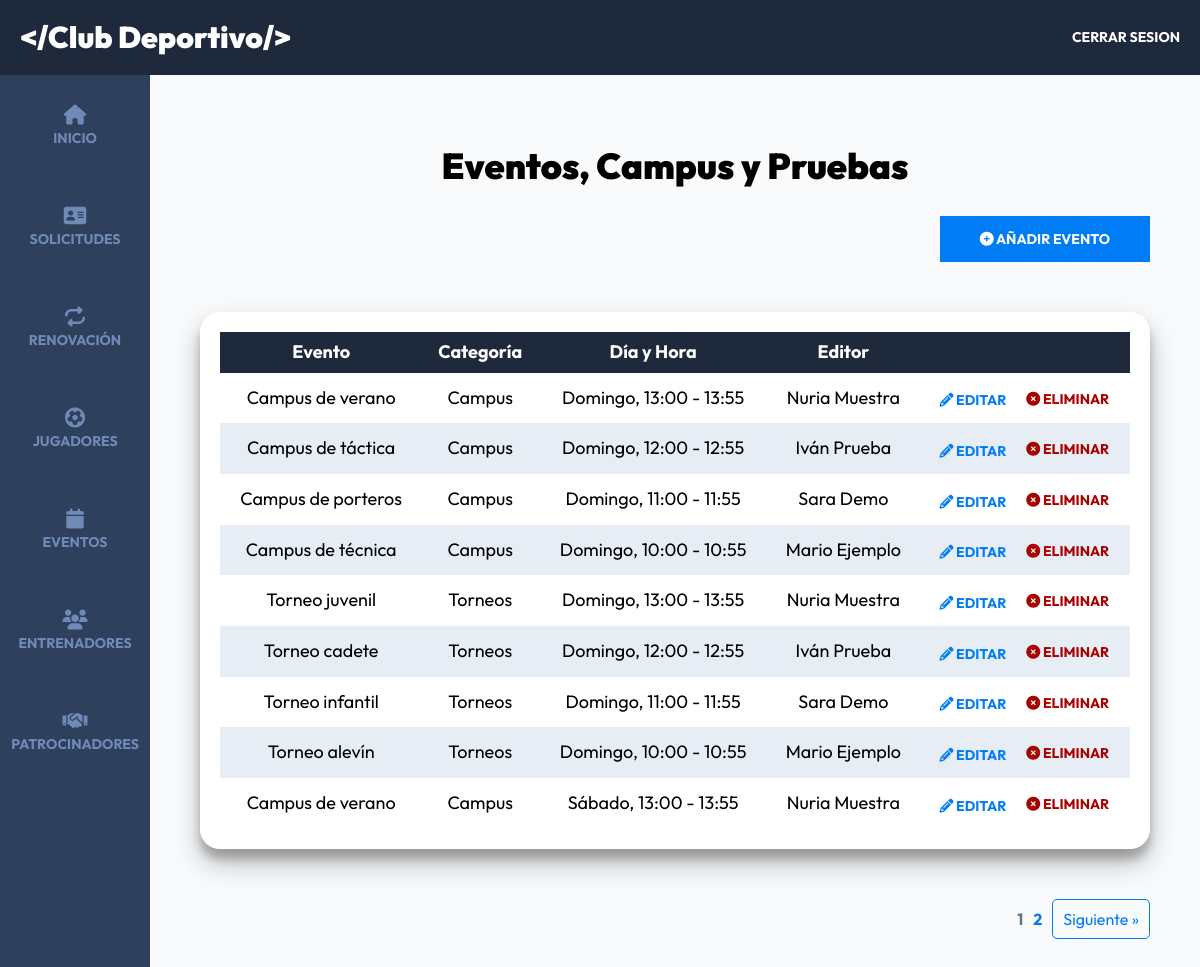
The page /admin/eventos?page=1 (signed in) on the database its author committed.
### tables this page shows
CREATE TABLE eventos(id INT AUTO_INCREMENT PRIMARY KEY,nombre VARCHAR(120),descripcion TEXT,disponibles INT,categoria_id INT,dia_id INT,hora_id INT,entrenador_id INT,imagen VARCHAR(40));

CREATE TABLE categorias(id INT AUTO_INCREMENT PRIMARY KEY,nombre VARCHAR(60));

CREATE TABLE dias(id INT AUTO_INCREMENT PRIMARY KEY,nombre VARCHAR(30));

CREATE TABLE horas(id INT AUTO_INCREMENT PRIMARY KEY,hora VARCHAR(20));

CREATE TABLE entrenadores(id INT AUTO_INCREMENT PRIMARY KEY,nombre VARCHAR(40),apellido VARCHAR(40),carnet_entrenador VARCHAR(20),email VARCHAR(60),telefono VARCHAR(20),imagen VARCHAR(40),redes TEXT);

### controllers/EventosController.php (called while the page is built, shortened)
<?php
class EventosController {
    public static function index(Router $router) {
        $pagina_actual = $_GET['page'];
        $pagina_actual = filter_var($pagina_actual, FILTER_VALIDATE_INT);
        $por_pagina = 9;
        $total = Evento::total();
        $paginacion = new Paginacion($pagina_actual, $por_pagina, $total);
        $eventos = Evento::paginar($por_pagina, $paginacion->offset());
        foreach($eventos as $evento) {
            $evento->categoria = Categoria::find($evento->categoria_id);
            $evento->dia = Dia::find($evento->dia_id);
            $evento->hora = Hora::find($evento->hora_id);
            $evento->entrenador = Entrenador::find($evento->entrenador_id);
        }
        $router->render('admin/eventos/index', [
            'titulo' => 'Eventos, Campus y Pruebas',
            'eventos' => $eventos,
            'paginacion' => $paginacion->paginacion()
        ]);
    }
}

### public/index.php (called while the page is built, shortened)
<?php
$router = new Router();
$router->get('/login', [AuthController::class, 'login']);
$router->post('/login', [AuthController::class, 'login']);
$router->post('/logout', [AuthController::class, 'logout']);
$router->get('/registro', [AuthController::class, 'registro']);
$router->post('/registro', [AuthController::class, 'registro']);
$router->get('/olvide', [AuthController::class, 'olvide']);
$router->post('/olvide', [AuthController::class, 'olvide']);
$router->get('/reestablecer', [AuthController::class, 'reestablecer']);
$router->post('/reestablecer', [AuthController::class, 'reestablecer']);
$router->get('/mensaje', [AuthController::class, 'mensaje']);
$router->get('/confirmar-cuenta', [AuthController::class, 'confirmar']);
$router->get('/admin/dashboard', [DashboardController::class, 'index']);
$router->get('/admin/panel', [AdminController::class, 'index']);
$router->post('/admin/panel/usuarios/aceptar', [AdminController::class, 'aceptarUsuario']);
$router->post('/admin/panel/usuarios/rechazar', [AdminController::class, 'rechazarUsuario']);
$router->get('/admin/panel/editar', [AdminController::class, 'editar']);
$router->post('/admin/panel/editar', [AdminController::class, 'editar']);
$router->get('/admin/renovaciones', [RenovacionController::class, 'index']);
$router->get('/registro/renovaciones', [RenovacionController::class, 'crearSolicitud']);
$router->post('/admin/renovaciones/aceptar', [RenovacionController::class, 'aceptarRenovacion']);
$router->post('/admin/renovaciones/rechazar', [RenovacionController::class, 'rechazarRenovacion']);
$router->get('/admin/registrados/editar', [RegistradosController::class, 'editar']);
$router->post('/admin/registrados/editar', [RegistradosController::class, 'editar']);
$router->get('/admin/registrados', [RegistradosController::class, 'index']);
$router->post('/admin/registrados/aprobar', [RegistradosController::class, 'aprobarUsuario']);
$router->post('/admin/registrados/rechazar', [RegistradosController::class, 'rechazarUsuario']);
$router->get('/admin/entrenadores', [EntrenadoresController::class, 'index']);
$router->get('/admin/entrenadores/crear', [EntrenadoresController::class, 'crear']);
$router->post('/admin/entrenadores/crear', [EntrenadoresController::class, 'crear']);
$router->get('/admin/entrenadores/editar', [EntrenadoresController::class, 'editar']);
$router->post('/admin/entrenadores/editar', [EntrenadoresController::class, 'editar']);
$router->post('/admin/entrenadores/eliminar', [EntrenadoresController::class, 'eliminar']);
$router->get('/admin/eventos', [EventosController::class, 'index']);
$router->get('/admin/eventos/crear', [EventosController::class, 'crear']);
$router->post('/admin/eventos/crear', [EventosController::class, 'crear']);
$router->get('/admin/eventos/editar', [EventosController::class, 'editar']);
$router->post('/admin/eventos/editar', [EventosController::class, 'editar']);
$router->post('/admin/eventos/eliminar', [EventosController::class, 'eliminar']);
$router->get('/api/eventos-horario', [APIEventos::class, 'index']);
$router->get('/api/equipacion', [APIEquipacion::class, 'index']);
$router->get('/api/entrenadores', [APIEntrenadores::class, 'index']);
$router->get('/api/entrenador', [APIEntrenadores::class, 'entrenador']);
$router->get('/admin/patrocinadores', [PatrocinadorController::class, 'index']);
$router->get('/admin/patrocinadores/crear', [PatrocinadorController::class, 'crear']);
$router->post('/admin/patrocinadores/crear', [PatrocinadorController::class, 'crear']);
$router->get('/admin/patrocinadores/editar', [PatrocinadorController::class, 'editar']);
$router->post('/admin/patrocinadores/editar', [PatrocinadorController::class, 'editar']);
$router->post('/admin/patrocinadores/eliminar', [PatrocinadorController::class, 'eliminar']);
$router->get('/admin/equipacion', [EquipacionController::class, 'index']);
$router->get('/finalizar-registro', [RegistroController::class, 'crear']);
$router->post('/finalizar-registro/gratis', [RegistroController::class, 'gratis']);
$router->post('/finalizar-registro/pagar', [RegistroController::class, 'pagar']);
$router->get('/finalizar-registro/eventosconf', [RegistroController::class, 'eventosconf']);
$router->post('/finalizar-registro/eventosconf', [RegistroController::class, 'eventosconf']);
$router->get('/boleto', [RegistroController::class, 'boleto']);
$router->post('/boleto', [RegistroController::class, 'guardarFirma']);
$router->get('/firma', [RegistroController::class, 'firma']);
$router->get('/confirmar-firma', [RegistroController::class, 'confirmarFirma']);
$router->post('/renovacion', [RegistroController::class, 'solicitarRenovacion']);
$router->get('/', [PaginasController::class, 'index']);
$router->get('/clubdeportivo', [PaginasController::class, 'evento']);
$router->get('/paquetes', [PaginasController::class, 'paquetes']);
$router->get('/eventos', [PaginasController::class, 'eventos']);
$router->get('/evento', [PaginasController::class, 'detalleEvento']);
$router->get('/pruebas', [PaginasController::class, 'pruebas']);
$router->get('/404', [PaginasController::class, 'error']);
$router->comprobarRutas();

### models/ActiveRecord.php (called while the page is built, shortened)
<?php
class ActiveRecord {
    protected static $db;
    protected static $tabla = '';
    public static function setDB($database) {
        self::$db = $database;
    }
    public static function consultarSQL($query) {
        $resultado = self::$db->query($query);
        $array = [];
        while($registro = $resultado->fetch_assoc()) {
            $array[] = static::crearObjeto($registro);
        }
        return $array;
    }
    protected static function crearObjeto($registro) {
        $objeto = new static;
        foreach($registro as $key => $value ) {
            if(property_exists( $objeto, $key  )) {
                $objeto->$key = $value;
            }
        }
        return $objeto;
    }
    public static function find($id) {
        $query = "SELECT * FROM " . static::$tabla  ." WHERE id = ${id}";
        $resultado = self::consultarSQL($query);
        return array_shift( $resultado ) ;
    }
    public static function paginar($por_pagina, $offset) {
        $query = "SELECT * FROM " . static::$tabla . " ORDER BY id DESC LIMIT ${por_pagina} OFFSET ${offset}" ;
        $resultado = self::consultarSQL($query);
        return $resultado;
    }
    public static function total($columna = '', $valor = '') {
        $query = "SELECT COUNT(*) FROM " . static::$tabla;
        $resultado = self::$db->query($query);
        $total = $resultado->fetch_array();
        return array_shift($total);
    }
}

### views/admin/eventos/index.php (the view, shortened to what this page needs)
<h2 class="dashboard__heading"><?php echo $titulo; ?></h2>
<div class="dashboard__contenedor-boton">
    <a class="dashboard__boton" href="/admin/eventos/crear">
        <i class="fa-solid fa-circle-plus"></i>
        Añadir Evento
    </a>
</div>
<div class="dashboard__contenedor">
    <?php if(!empty($eventos)) { ?>
            <table class="table">
                <thead class="table__thead">
                    <tr>
                        <th scope="col" class="table__th">Evento</th>
                        <th scope="col" class="table__th">Categoría</th>
                        <th scope="col" class="table__th">Día y Hora</th>
                        <th scope="col" class="table__th">Editor</th>
                        <th scope="col" class="table__th"></th>
                    </tr>
                </thead>
                <tbody class="table__tbody">
                    <?php foreach($eventos as $evento) { ?>
                        <tr class="table__tr">
                            <td class="table__td">
                                <?php echo $evento->nombre; ?>
                            </td>
                            <td class="table__td">
                                <?php echo $evento->categoria->nombre; ?>
                            </td>
                            <td class="table__td">
                                <?php echo $evento->dia->nombre . ", " .$evento->hora->hora; ?>
                            </td>
                            <td class="table__td">
                                <?php echo $evento->entrenador->nombre . " " . $evento->entrenador->apellido; ?>
                            </td>
                            <td class="table__td--acciones">
                               <a class="table__accion table__accion--editar" href="/admin/eventos/editar?id=<?php echo $evento->id; ?>">
                                <i class="fa-solid fa-pencil"></i>
                                Editar
                                </a>
                            <form method="POST" action="/admin/eventos/eliminar" class="table__formulario">
                                    <button class="table__accion table__accion--eliminar" type="submit">
                                        <i class="fa-solid fa-circle-xmark"></i>
                                        Eliminar
                                    </button>
                                </form>
                            </td>
                        </tr>
                        <?php } ?>
                </tbody>
            </table>
    <?php } else { ?>
            <p class="text-center"> No hay Eventos Aún</p>
    <?php } ?>
</div>
<?php
    echo $paginacion;
?>

### public/build/css/app.css (style rules this page uses)
html { line-height: 1.15; -webkit-text-size-adjust: 100%; }
body { margin: 0; }
a { background-color: transparent; }
button, input, optgroup, select, textarea { font-family: inherit; font-size: 100%; line-height: 1.15; margin: 0; }
button, input { overflow: visible; }
button, select { text-transform: none; }
button, [type=button], [type=reset], [type=submit] { -webkit-appearance: button; }
html { font-size: 62.5%; box-sizing: border-box; height: 100%; }
*, *:before, *:after { box-sizing: inherit; }
body { font-family: "Outfit", sans-serif; font-size: 1.8rem; }
a { text-decoration: none; color: #FFFFFF; }
h1, h2, h3 { font-family: "Outfit", sans-serif; font-weight: 900; margin: 2rem 0; }
h2 { font-size: 3.6rem; }
[class$=__heading] { font-family: "Outfit", sans-serif; font-weight: 900; margin: 2rem 0; margin: 6rem 0 3rem 0; text-align: center; }
.dashboard { height: 100%; display: flex; flex-direction: column; background-color: #F8FAFC; }
@media (min-width: 769px) { .dashboard__contenedor-boton { display: flex; justify-content: flex-end; margin-bottom: 5rem; } }
.dashboard__boton { background-color: #007df4; padding: 1.5rem 4rem; color: #FFFFFF; font-size: 1.8rem; font-weight: 700; border: none; transition-property: background-color; transition-duration: 0.3s; text-align: center; width: 100%; display: inline-block; text-transform: uppercase; font-size: 1.4rem; }
@media (min-width: 769px) { .dashboard__boton { width: auto; } }
.dashboard__contenedor, .dashboard__formulario { box-shadow: rgba(0, 0, 0, 0.25) 0px 14px 28px, rgba(0, 0, 0, 0.22) 0px 10px 10px; background-color: #FFFFFF; padding: 2rem; border-radius: 2rem; }
.table { width: 100%; border-collapse: collapse; }
.table__thead { background-color: #1E293B; color: #FFFFFF; }
.table__th { padding: 1rem; text-align: center; }
.table__tr:nth-of-type(even) { background-color: #e6edf4; }
.table__td, .table__td--acciones { padding: 1.5rem 1rem; text-align: center; }
.table__td--acciones { display: flex; justify-content: center; gap: 2rem; align-items: end; }
.table__accion { all: unset; text-transform: uppercase; font-size: 1.4rem; font-weight: 700; }
.table__accion--editar { color: #007df4; }
.table__accion--eliminar { color: rgb(169, 0, 0); }

### rows shown on the page
eventos: nombre "Campus de verano", categoria.nombre "Campus", dia.nombre "Domingo", hora.hora "13:00 - 13:55", entrenador.nombre "Nuria", entrenador.apellido "Muestra"
eventos: nombre "Campus de táctica", categoria.nombre "Campus", dia.nombre "Domingo", hora.hora "12:00 - 12:55", entrenador.nombre "Iván", entrenador.apellido "Prueba"
eventos: nombre "Campus de porteros", categoria.nombre "Campus", dia.nombre "Domingo", hora.hora "11:00 - 11:55", entrenador.nombre "Sara", entrenador.apellido "Demo"
eventos: nombre "Campus de técnica", categoria.nombre "Campus", dia.nombre "Domingo", hora.hora "10:00 - 10:55", entrenador.nombre "Mario", entrenador.apellido "Ejemplo"
eventos: nombre "Torneo juvenil", categoria.nombre "Torneos", dia.nombre "Domingo", hora.hora "13:00 - 13:55", entrenador.nombre "Nuria", entrenador.apellido "Muestra"
eventos: nombre "Torneo cadete", categoria.nombre "Torneos", dia.nombre "Domingo", hora.hora "12:00 - 12:55", entrenador.nombre "Iván", entrenador.apellido "Prueba"
eventos: nombre "Torneo infantil", categoria.nombre "Torneos", dia.nombre "Domingo", hora.hora "11:00 - 11:55", entrenador.nombre "Sara", entrenador.apellido "Demo"
eventos: nombre "Torneo alevín", categoria.nombre "Torneos", dia.nombre "Domingo", hora.hora "10:00 - 10:55", entrenador.nombre "Mario", entrenador.apellido "Ejemplo"
eventos: nombre "Campus de verano", categoria.nombre "Campus", dia.nombre "Sábado", hora.hora "13:00 - 13:55", entrenador.nombre "Nuria", entrenador.apellido "Muestra"

### other values the page prints
$titulo "Eventos, Campus y Pruebas"
